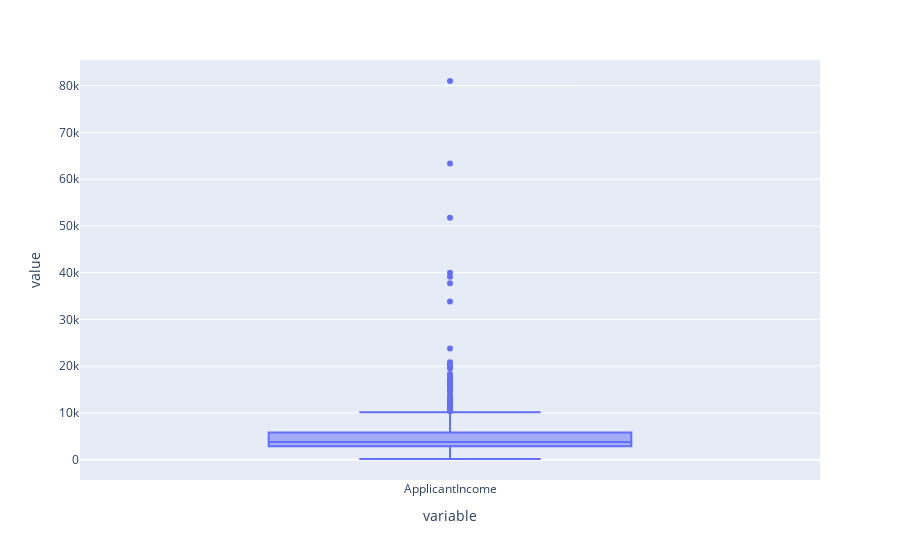

The notebook cell this image was saved under:
### Markdown cell above
ApplicantIncome

### Code cell
px.box(df["ApplicantIncome"])

### Figure 1 — Plotly figure (JSON) as saved in the notebook; plotly's stock layout.template omitted (floating-point values rounded to 4 significant figures; data arrays with more than 128 entries replaced by an {"elided": "..."} marker saying what was removed)
{"data": [{"alignmentgroup": "True", "hovertemplate": "variable=%{x}<br>value=%{y}<extra></extra>", "legendgroup": "", "marker": {"color": "#636efa"}, "name": "", "notched": false, "offsetgroup": "", "orientation": "v", "showlegend": false, "type": "box", "x": {"elided": "614 str values"}, "x0": " ", "xaxis": "x", "y": {"elided": "614 int values"}, "y0": " ", "yaxis": "y"}], "layout": {"boxmode": "group", "legend": {"tracegroupgap": 0}, "margin": {"t": 60}, "xaxis": {"anchor": "y", "domain": [0, 1], "title": {"text": "variable"}}, "yaxis": {"anchor": "x", "domain": [0, 1], "title": {"text": "value"}}}}
